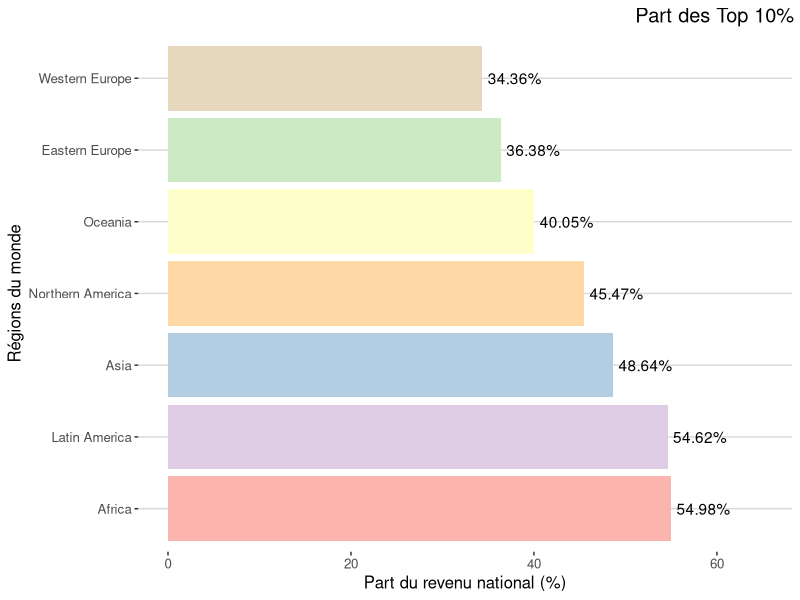
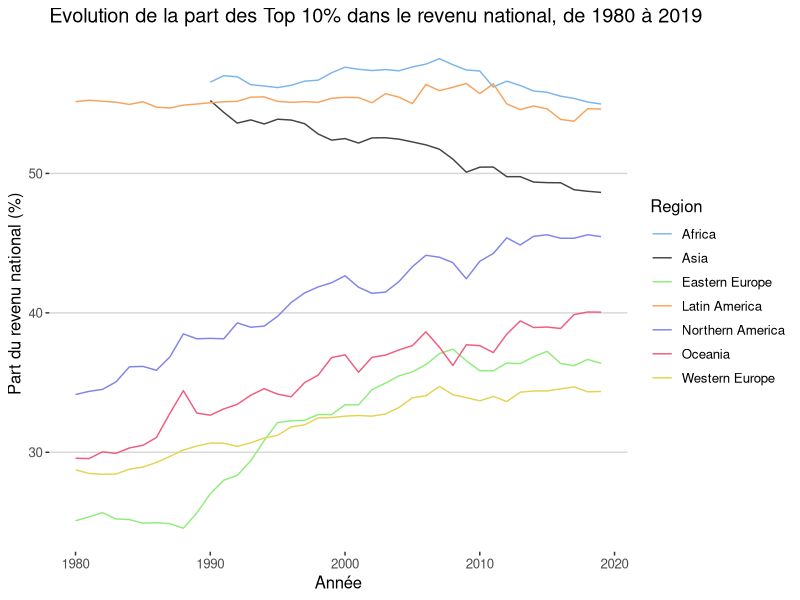
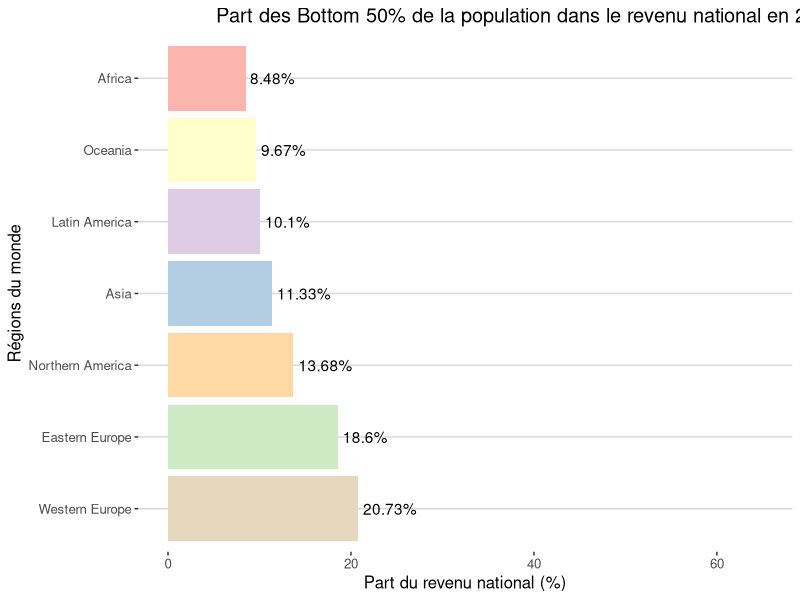
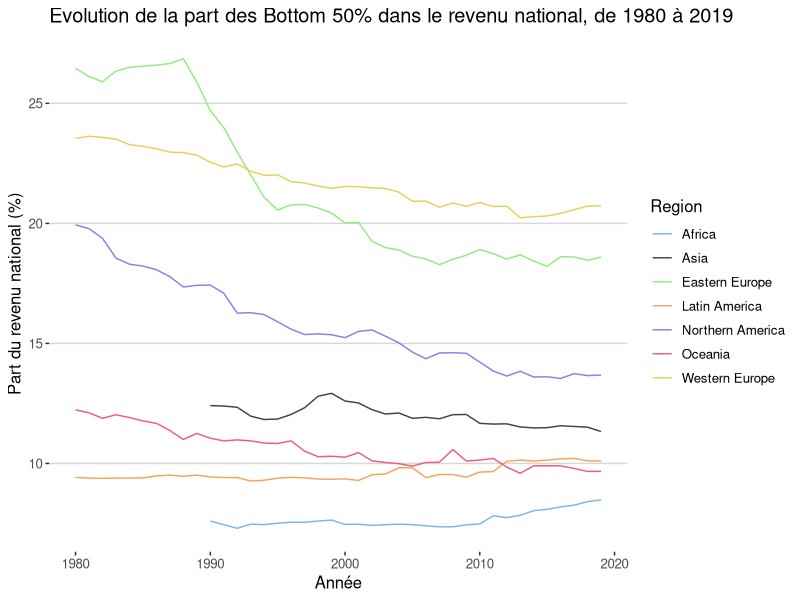
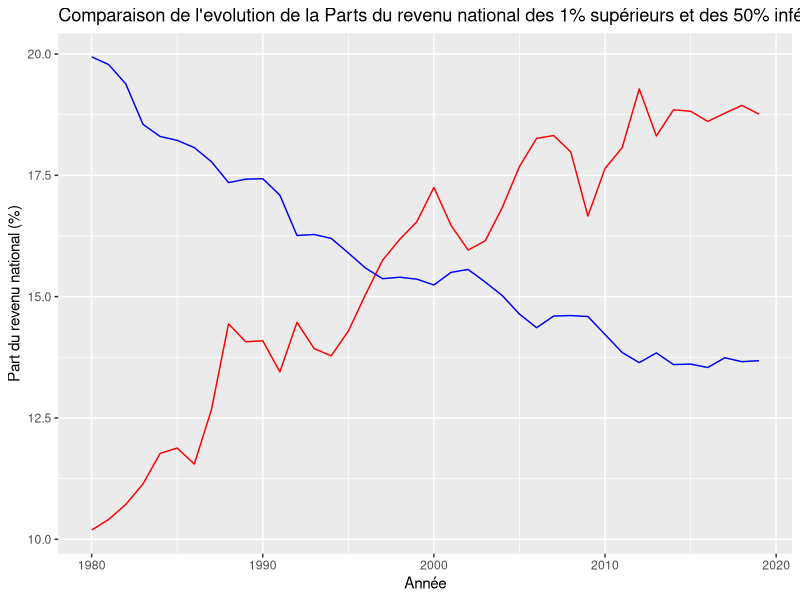
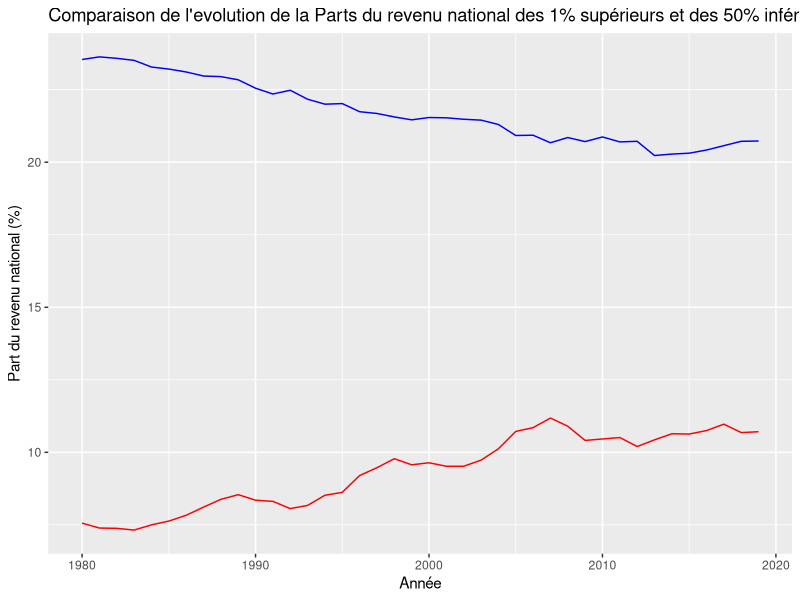
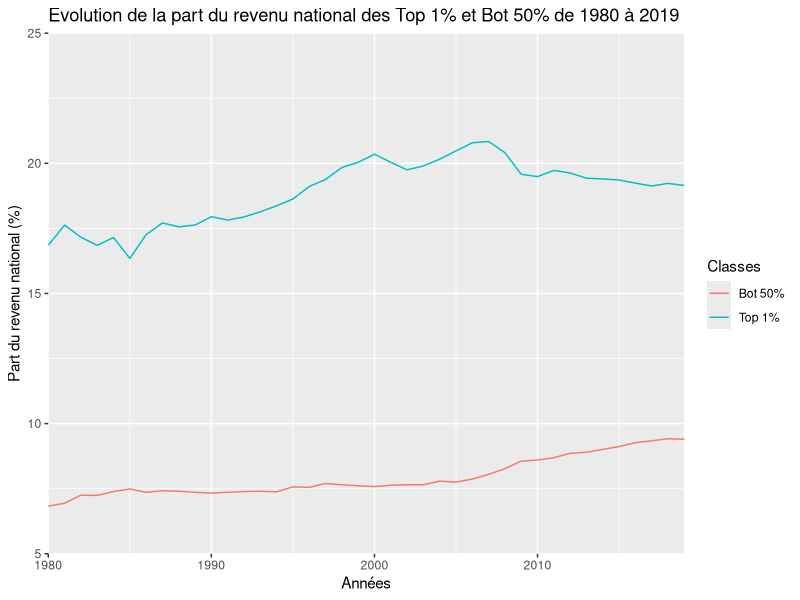
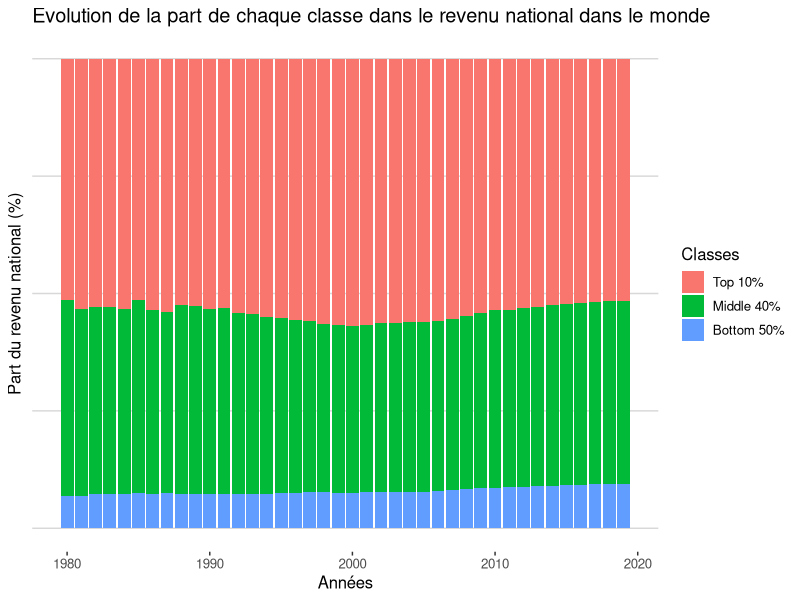

R code for these plots, in order:
## ---- chunk 1
knitr::opts_chunk$set(echo = TRUE)
## ---- chunk 2
library(tidyverse)
library(reshape2)
library(ggthemes)

## ---- chunk 3
world_region_data <- read_delim("data/World_Region_Data/world_region_data.csv", 
    ";", escape_double = FALSE, trim_ws = TRUE)

world_region_data2 <- read_delim("data/World_Region_Data/world_region_data2.csv", 
    ";", escape_double = FALSE, trim_ws = TRUE)

world_country_data1 <- read_delim("data/World_Country_Data/world_country_data1.csv", 
    ";", escape_double = FALSE, trim_ws = TRUE)

world_country_data2 <- read_delim("data/World_Country_Data/world_country_data2.csv", 
    ";", escape_double = FALSE, trim_ws = TRUE)

world_country_data3 <- read_delim("data/World_Country_Data/world_country_data3.csv", 
    ";", escape_double = FALSE, trim_ws = TRUE)
## ---- chunk 4
region_dataset <- merge(x = world_region_data, y = world_region_data2, by = "Year", all = TRUE)
region_dataset <- data.frame(region_dataset)
region_dataset <- tibble(region_dataset)
rm(world_region_data,world_region_data2)
## ---- chunk 5
country_dataset <- merge(x = world_country_data1, y = world_country_data2, by = "Year", all = TRUE)
country_dataset <- merge(x = country_dataset, y = world_country_data3, by = "Year", all = TRUE)
country_dataset <- data.frame(country_dataset)
country_dataset <- tibble(country_dataset)
## ---- chunk 6
NIdataset <- region_dataset %>% select("Year", ends_with("NI"))
GDPdataset <- region_dataset %>% select("Year", ends_with("GDP"))
PTNIB40dataset <- region_dataset %>% select("Year", ends_with("PTNIB40"))
PTNIB50dataset <- region_dataset %>% select("Year", ends_with("PTNIB50"))
PTNIT1dataset <- region_dataset %>% select("Year", ends_with("PTNIT1"))
PTNIT10dataset <- region_dataset %>% select("Year", ends_with("PTNIT10"))
PTNIM40dataset <- region_dataset %>% select("Year", ends_with("PTNIM40"))
rm(region_dataset)
## ---- chunk 7
PatGouvdataset <- world_country_data1 %>% select("Year", ends_with("PatrimoineGouvernement"))
PatPrivdataset <- world_country_data1 %>% select("Year", ends_with("PatrimoinePrivé"))
PIBdataset <- world_country_data1 %>% select("Year", ends_with("PIB"))
RatioPatRevdataset <- world_country_data1 %>% select("Year", ends_with("RatioPatrimoineRevenu"))
RevNatdataset <- world_country_data2 %>% select("Year", ends_with("RevenuNational"))
RevNatTop10dataset <- world_country_data2 %>% select("Year", ends_with("RevenuNationalPT(Top10%)"))
RevNatBottom50dataset <- world_country_data2 %>% select("Year", ends_with("RevenuNationalPT(Bottom50%)"))
RevNatTop1dataset <- world_country_data2 %>% select("Year", ends_with("RevenuNationalPT(Top1%)"))
RevNatMedium40dataset <- world_country_data2 %>% select("Year", ends_with("RevenuNationalPT(Medium40%)"))
CapNatdataset <- world_country_data3 %>% select("Year", ends_with("CapitalNational"))
PatTop10 <- country_dataset %>% select("Year", ends_with("Patrimoine.Top10.."))
PatMedium40 <- country_dataset %>% select("Year", ends_with("Patrimoine.Medium40.."))
PatBottom50 <- country_dataset %>% select("Year", ends_with("Patrimoine.Bottom50.."))
PatTop1 <- country_dataset %>% select("Year", ends_with("Patrimoine.Top1.."))
rm(country_dataset,world_country_data1,world_country_data2,world_country_data3)
## ---- chunk 8
tempdataset <- PTNIT10dataset %>% rename("World"=WorldPTNIT10,"Western Europe"=WesternEuropePTNIT10, Asia=AsiaPTNIT10, "Eastern Europe"=EasternEuropePTNIT10, "Northern America"=NorthernAmericaPTNIT10, Oceania=OceaniaPTNIT10, "Latin America"=LatinAmericaPTNIT10, Africa=AfricaPTNIT10) %>%
melt(id.vars="Year") %>%
filter(variable=="World"|variable=="Western Europe"|variable=="Asia"|variable=="Eastern Europe"|variable=="Northern America"|variable=="Oceania"|variable=="Latin America"|variable=="Africa")%>%
mutate(PTNIT10_in_percent = value*100)%>%
subset (select = -value)

tempdataset2 <- PTNIM40dataset %>% rename("World"=WorldPTNIM40,"Western Europe"=WesternEuropePTNIM40, Asia=AsiaPTNIM40, "Eastern Europe"=EasternEuropePTNIM40, "Northern America"=NorthernAmericaPTNIM40, Oceania=OceaniaPTNIM40, "Latin America"=LatinAmericaPTNIM40, Africa=AfricaPTNIM40) %>%
melt(id.vars="Year") %>%
filter(variable=="World"|variable=="Western Europe"|variable=="Asia"|variable=="Eastern Europe"|variable=="Northern America"|variable=="Oceania"|variable=="Latin America"|variable=="Africa") %>%
mutate(PTNIM40_in_percent = value*100)%>%
subset (select = -value)


tempdataset3 <- PTNIB50dataset %>% rename("World"=WorldPTNIB50,"Western Europe"=WesternEuropePTNIB50, Asia=AsiaPTNIB50, "Eastern Europe"=EasternEuropePTNIB50, "Northern America"=NorthernAmericaPTNIB50, Oceania=OceaniaPTNIB50, "Latin America"=LatinAmericaPTNIB50, Africa=AfricaPTNIB50) %>%
melt(id.vars="Year") %>%
filter(variable=="World"|variable=="Western Europe"|variable=="Asia"|variable=="Eastern Europe"|variable=="Northern America"|variable=="Oceania"|variable=="Latin America"|variable=="Africa") %>%
mutate(PTNIB50_in_percent = value*100)%>%
subset (select = -value)

tempdataset4 <- PTNIT1dataset %>% rename("World"=WorldPTNIT1,"Western Europe"=WesternEuropePTNIT1, Asia=AsiaPTNIT1, "Eastern Europe"=EasternEuropePTNIT1, "Northern America"=NorthernAmericaPTNIT1, Oceania=OceaniaPTNIT1, "Latin America"=LatinAmericaPTNIT1, Africa=AfricaPTNIT1) %>%
melt(id.vars="Year") %>%
filter(variable=="World"|variable=="Western Europe"|variable=="Asia"|variable=="Eastern Europe"|variable=="Northern America"|variable=="Oceania"|variable=="Latin America"|variable=="Africa")%>%
mutate(PTNIT1_in_percent = value*100)%>%
subset (select = -value)

tempdataset5 <- NIdataset %>% rename("World"=WorldNI,"Western Europe"=WesternEuropeNI, Asia=AsiaNI, "Eastern Europe"=EasternEuropeNI, "Northern America"=NorthernAmericaNI, Oceania=OceaniaNI, "Latin America"=LatinAmericaNI, Africa=AfricaNI) %>%
melt(id.vars="Year") %>%
filter(variable=="World"|variable=="Western Europe"|variable=="Asia"|variable=="Eastern Europe"|variable=="Northern America"|variable=="Oceania"|variable=="Latin America"|variable=="Africa")%>%
rename(NI=value)

tempdataset6 <- GDPdataset %>% rename("World"=WorldGDP,"Western Europe"=WesternEuropeGDP, Asia=AsiaGDP, "Eastern Europe"=EasternEuropeGDP, "Northern America"=NorthernAmericaGDP, Oceania=OceaniaGDP, "Latin America"=LatinAmericaGDP, Africa=AfricaGDP) %>%
melt(id.vars="Year") %>%
filter(variable=="World"|variable=="Western Europe"|variable=="Asia"|variable=="Eastern Europe"|variable=="Northern America"|variable=="Oceania"|variable=="Latin America"|variable=="Africa")%>%
rename(GDP=value)
## ---- chunk 9
final_region_dataset <- merge(x = tempdataset, y = tempdataset2, by = c("Year", "variable"), all = TRUE)
final_region_dataset <- merge(x = final_region_dataset, y = tempdataset3, by = c("Year", "variable"), all = TRUE)
final_region_dataset <- merge(x = final_region_dataset, y = tempdataset4, by = c("Year", "variable"), all = TRUE)
final_region_dataset <- merge(x = final_region_dataset, y = tempdataset5, by = c("Year", "variable"), all = TRUE)
final_region_dataset <- merge(x = final_region_dataset, y = tempdataset6, by = c("Year", "variable"), all = TRUE)%>%
rename(Region=variable)
rm(tempdataset, tempdataset2, tempdataset3,tempdataset4,tempdataset5,tempdataset6)
rm(NIdataset,GDPdataset,PTNIT1dataset,PTNIT10dataset,PTNIM40dataset,PTNIB50dataset,PTNIB40dataset)
## ---- chunk 10
tempdataset <- PatGouvdataset %>% rename("France"=France_PatrimoineGouvernement,"Afrique du Sud"=AfriqueSud_PatrimoineGouvernement, "Australie"=Australie_PatrimoineGouvernement, "Canada"=Canada_PatrimoineGouvernement, "Chine"=Chine_PatrimoineGouvernement, "Danemark"=Danemark_PatrimoineGouvernement, "Inde"=Inde_PatrimoineGouvernement, "Royaume-Uni"=RU_PatrimoineGouvernement, "Japon"=Japon_PatrimoineGouvernement, "Mexique"=Mexique_PatrimoineGouvernement, "Russie"=Russie_PatrimoineGouvernement, "Etats-Unis"=US_PatrimoineGouvernement) %>%
melt(id.vars="Year") %>%
mutate(PatrimoineGouvernement = value)%>%
subset (select = -value)

tempdataset2 <- PatPrivdataset %>% rename("France"=France_PatrimoinePrivé,"Afrique du Sud"=AfriqueSud_PatrimoinePrivé, "Australie"=Australie_PatrimoinePrivé, "Canada"=Canada_PatrimoinePrivé, "Chine"=Chine_PatrimoinePrivé, "Danemark"=Danemark_PatrimoinePrivé, "Inde"=Inde_PatrimoinePrivé, "Royaume-Uni"=RU_PatrimoinePrivé, "Japon"=Japon_PatrimoinePrivé, "Mexique"=Mexique_PatrimoinePrivé, "Russie"=Russie_PatrimoinePrivé, "Etats-Unis"=US_PatrimoinePrivé) %>%
melt(id.vars="Year") %>%
mutate(PatrimoinePrivé = value)%>%
subset (select = -value)

tempdataset3 <- PIBdataset %>% rename("France"=France_PIB,"Afrique du Sud"=AfriqueSud_PIB, "Australie"=Australie_PIB, "Canada"=Canada_PIB, "Chine"=Chine_PIB, "Danemark"=Danemark_PIB, "Inde"=Inde_PIB, "Royaume-Uni"=RU_PIB, "Japon"=Japon_PIB, "Mexique"=Mexique_PIB, "Russie"=Russie_PIB, "Etats-Unis"=US_PIB) %>%
melt(id.vars="Year") %>%
mutate(PIB = value)%>%
subset (select = -value)

tempdataset4 <- RatioPatRevdataset %>% rename("France"=France_RatioPatrimoineRevenu,"Afrique du Sud"=AfriqueSud_RatioPatrimoineRevenu, "Australie"=Australie_RatioPatrimoineRevenu, "Canada"=Canada_RatioPatrimoineRevenu, "Chine"=Chine_RatioPatrimoineRevenu, "Danemark"=Danemark_RatioPatrimoineRevenu, "Inde"=Inde_RatioPatrimoineRevenu, "Royaume-Uni"=RU_RatioPatrimoineRevenu, "Japon"=Japon_RatioPatrimoineRevenu, "Mexique"=Mexique_RatioPatrimoineRevenu, "Russie"=Russie_RatioPatrimoineRevenu, "Etats-Unis"=US_RatioPatrimoineRevenu) %>%
melt(id.vars="Year") %>%
mutate(RatioPatrimoineRevenu = value)%>%
subset (select = -value)

tempdataset5 <- RevNatdataset %>% rename("France"=France_RevenuNational,"Afrique du Sud"=AfriqueSud_RevenuNational, "Australie"=Australie_RevenuNational, "Canada"=Canada_RevenuNational, "Chine"=Chine_RevenuNational, "Danemark"=Danemark_RevenuNational, "Inde"=Inde_RevenuNational, "Royaume-Uni"=RU_RevenuNational, "Japon"=Japon_RevenuNational, "Mexique"=Mexique_RevenuNational, "Russie"=Russie_RevenuNational, "Etats-Unis"=US_RevenuNational) %>%
melt(id.vars="Year") %>%
mutate(RevenuNational = value)%>%
subset (select = -value)

tempdataset6 <- RevNatTop10dataset %>% rename("France"=`France_RevenuNationalPT(Top10%)`,"Afrique du Sud"=`AfriqueSud_RevenuNationalPT(Top10%)`, "Australie"=`Australie_RevenuNationalPT(Top10%)`, "Canada"=`Canada_RevenuNationalPT(Top10%)`, "Chine"=`Chine_RevenuNationalPT(Top10%)`, "Danemark"=`Danemark_RevenuNationalPT(Top10%)`, "Inde"=`Inde_RevenuNationalPT(Top10%)`, "Royaume-Uni"=`RU_RevenuNationalPT(Top10%)`, "Japon"=`Japon_RevenuNationalPT(Top10%)`, "Mexique"=`Mexique_RevenuNationalPT(Top10%)`, "Russie"=`Russie_RevenuNationalPT(Top10%)`, "Etats-Unis"=`US_RevenuNationalPT(Top10%)`) %>%
melt(id.vars="Year") %>%
mutate(RevenuNationalTop10 = value*100)%>%
subset (select = -value)

tempdataset7 <- RevNatBottom50dataset %>% rename("France"=`France_RevenuNationalPT(Bottom50%)`,"Afrique du Sud"=`AfriqueSud_RevenuNationalPT(Bottom50%)`, "Australie"=`Australie_RevenuNationalPT(Bottom50%)`, "Canada"=`Canada_RevenuNationalPT(Bottom50%)`, "Chine"=`Chine_RevenuNationalPT(Bottom50%)`, "Danemark"=`Danemark_RevenuNationalPT(Bottom50%)`, "Inde"=`Inde_RevenuNationalPT(Bottom50%)`, "Royaume-Uni"=`RU_RevenuNationalPT(Bottom50%)`, "Japon"=`Japon_RevenuNationalPT(Bottom50%)`, "Mexique"=`Mexique_RevenuNationalPT(Bottom50%)`, "Russie"=`Russie_RevenuNationalPT(Bottom50%)`, "Etats-Unis"=`US_RevenuNationalPT(Bottom50%)`) %>%
melt(id.vars="Year") %>%
mutate(RevenuNationalBottom50 = value*100)%>%
subset (select = -value)

tempdataset8 <- RevNatTop1dataset %>% rename("France"=`France_RevenuNationalPT(Top1%)`,"Afrique du Sud"=`AfriqueSud_RevenuNationalPT(Top1%)`, "Australie"=`Australie_RevenuNationalPT(Top1%)`, "Canada"=`Canada_RevenuNationalPT(Top1%)`, "Chine"=`Chine_RevenuNationalPT(Top1%)`, "Danemark"=`Danemark_RevenuNationalPT(Top1%)`, "Inde"=`Inde_RevenuNationalPT(Top1%)`, "Royaume-Uni"=`RU_RevenuNationalPT(Top1%)`, "Japon"=`Japon_RevenuNationalPT(Top1%)`, "Mexique"=`Mexique_RevenuNationalPT(Top1%)`, "Russie"=`Russie_RevenuNationalPT(Top1%)`, "Etats-Unis"=`US_RevenuNationalPT(Top1%)`) %>%
melt(id.vars="Year") %>%
mutate(RevenuNationalTop1 = value*100)%>%
subset (select = -value)

tempdataset9 <- RevNatMedium40dataset %>% rename("France"=`France_RevenuNationalPT(Medium40%)`,"Afrique du Sud"=`AfriqueSud_RevenuNationalPT(Medium40%)`, "Australie"=`Australie_RevenuNationalPT(Medium40%)`, "Canada"=`Canada_RevenuNationalPT(Medium40%)`, "Chine"=`Chine_RevenuNationalPT(Medium40%)`, "Danemark"=`Danemark_RevenuNationalPT(Medium40%)`, "Inde"=`Inde_RevenuNationalPT(Medium40%)`, "Royaume-Uni"=`RU_RevenuNationalPT(Medium40%)`, "Japon"=`Japon_RevenuNationalPT(Medium40%)`, "Mexique"=`Mexique_RevenuNationalPT(Medium40%)`, "Russie"=`Russie_RevenuNationalPT(Medium40%)`, "Etats-Unis"=`US_RevenuNationalPT(Medium40%)`) %>%
melt(id.vars="Year") %>%
mutate(RevenuNationalMedium40 = value*100)%>%
subset (select = -value)

tempdataset10 <- CapNatdataset %>% rename("France"=France_CapitalNational,"Afrique du Sud"=AfriqueSud_CapitalNational, "Australie"=Australie_CapitalNational, "Canada"=Canada_CapitalNational, "Chine"=Chine_CapitalNational, "Danemark"=Danemark_CapitalNational, "Inde"=Inde_CapitalNational, "Royaume-Uni"=RU_CapitalNational, "Japon"=Japon_CapitalNational, "Mexique"=Mexique_CapitalNational, "Russie"=Russie_CapitalNational, "Etats-Unis"=US_CapitalNational) %>%
melt(id.vars="Year") %>%
mutate(CapitalNational = value*100)%>%
subset (select = -value)

tempdataset11 <- PatTop10 %>% rename("France"=France_Patrimoine.Top10..,"Afrique du Sud"=AfriqueSud_Patrimoine.Top10.., "Australie"=Australie_Patrimoine.Top10.., "Canada"=Canada_Patrimoine.Top10.., "Chine"=Chine_Patrimoine.Top10.., "Danemark"=Danemark_Patrimoine.Top10.., "Inde"=Inde_Patrimoine.Top10.., "Royaume-Uni"=RU_Patrimoine.Top10.., "Japon"=Japon_Patrimoine.Top10.., "Mexique"=Mexique_Patrimoine.Top10.., "Russie"=Russie_Patrimoine.Top10.., "Etats-Unis"=US_Patrimoine.Top10..) %>%
melt(id.vars="Year") %>%
mutate(PatrimoineTop10 = value*100)%>%
subset (select = -value)

tempdataset12 <- PatBottom50 %>% rename("France"=France_Patrimoine.Bottom50..,"Afrique du Sud"=AfriqueSud_Patrimoine.Bottom50.., "Australie"=Australie_Patrimoine.Bottom50.., "Canada"=Canada_Patrimoine.Bottom50.., "Chine"=Chine_Patrimoine.Bottom50.., "Danemark"=Danemark_Patrimoine.Bottom50.., "Inde"=Inde_Patrimoine.Bottom50.., "Royaume-Uni"=RU_Patrimoine.Bottom50.., "Japon"=Japon_Patrimoine.Bottom50.., "Mexique"=Mexique_Patrimoine.Bottom50.., "Russie"=Russie_Patrimoine.Bottom50.., "Etats-Unis"=US_Patrimoine.Bottom50..) %>%
melt(id.vars="Year") %>%
mutate(PatrimoineBottom50 = value*100)%>%
subset (select = -value)

tempdataset13 <- PatTop1 %>% rename("France"=France_Patrimoine.Top1..,"Afrique du Sud"=AfriqueSud_Patrimoine.Top1.., "Australie"=Australie_Patrimoine.Top1.., "Canada"=Canada_Patrimoine.Top1.., "Chine"=Chine_Patrimoine.Top1.., "Danemark"=Danemark_Patrimoine.Top1.., "Inde"=Inde_Patrimoine.Top1.., "Royaume-Uni"=RU_Patrimoine.Top1.., "Japon"=Japon_Patrimoine.Top1.., "Mexique"=Mexique_Patrimoine.Top1.., "Russie"=Russie_Patrimoine.Top1.., "Etats-Unis"=US_Patrimoine.Top1..) %>%
melt(id.vars="Year") %>%
mutate(PatrimoineTop1 = value*100)%>%
subset (select = -value)

tempdataset14 <- PatMedium40 %>% rename("France"=France_Patrimoine.Medium40..,"Afrique du Sud"=AfriqueSud_Patrimoine.Medium40.., "Australie"=Australie_Patrimoine.Medium40.., "Canada"=Canada_Patrimoine.Medium40.., "Chine"=Chine_Patrimoine.Medium40.., "Danemark"=Danemark_Patrimoine.Medium40.., "Inde"=Inde_Patrimoine.Medium40.., "Royaume-Uni"=RU_Patrimoine.Medium40.., "Japon"=Japon_Patrimoine.Medium40.., "Mexique"=Mexique_Patrimoine.Medium40.., "Russie"=Russie_Patrimoine.Medium40.., "Etats-Unis"=US_Patrimoine.Medium40..) %>%
melt(id.vars="Year") %>%
mutate(PatrimoineMedium40 = value*100)%>%
subset (select = -value)

final_country_dataset <- merge(x = tempdataset, y = tempdataset2, by = c("Year", "variable"), all = TRUE)
final_country_dataset <- merge(x = final_country_dataset, y = tempdataset3, by = c("Year", "variable"), all = TRUE)
final_country_dataset <- merge(x = final_country_dataset, y = tempdataset4, by = c("Year", "variable"), all = TRUE)
final_country_dataset <- merge(x = final_country_dataset, y = tempdataset5, by = c("Year", "variable"), all = TRUE)
final_country_dataset <- merge(x = final_country_dataset, y = tempdataset6, by = c("Year", "variable"), all = TRUE)
final_country_dataset <- merge(x = final_country_dataset, y = tempdataset7, by = c("Year", "variable"), all = TRUE)
final_country_dataset <- merge(x = final_country_dataset, y = tempdataset8, by = c("Year", "variable"), all = TRUE)
final_country_dataset <- merge(x = final_country_dataset, y = tempdataset9, by = c("Year", "variable"), all = TRUE)
final_country_dataset <- merge(x = final_country_dataset, y = tempdataset10, by = c("Year", "variable"), all = TRUE)
final_country_dataset <- merge(x = final_country_dataset, y = tempdataset11, by = c("Year", "variable"), all = TRUE)
final_country_dataset <- merge(x = final_country_dataset, y = tempdataset12, by = c("Year", "variable"), all = TRUE)
final_country_dataset <- merge(x = final_country_dataset, y = tempdataset13, by = c("Year", "variable"), all = TRUE)
final_country_dataset <- merge(x = final_country_dataset, y = tempdataset14, by = c("Year", "variable"), all = TRUE)

final_country_dataset <- final_country_dataset %>% rename(Pays=variable)
rm(tempdataset, tempdataset2, tempdataset3,tempdataset4,tempdataset5,tempdataset6,tempdataset7,tempdataset8,tempdataset9,tempdataset10,tempdataset11,tempdataset12,tempdataset13,tempdataset14)
rm(PatGouvdataset,PatPrivdataset,PIBdataset,RatioPatRevdataset,RevNatdataset,RevNatTop1dataset,RevNatTop10dataset,RevNatMedium40dataset,RevNatBottom50dataset,CapNatdataset,PatTop1,PatTop10,PatMedium40,PatBottom50)
## ---- chunk 11
head(final_region_dataset)
## ---- chunk 12
head(final_country_dataset)
## ---- chunk 13
# Part des Top 10% de la population dans le revenu national en 2019
final_region_dataset %>% filter(Year == "2019", Region !="World") %>%
ggplot(aes(x= reorder(Region, -PTNIT10_in_percent), y=PTNIT10_in_percent, fill=Region)) + geom_bar(stat="identity") + ylim(0,65) + geom_text(aes(label=paste0(PTNIT10_in_percent, "%"), hjust=-0.1))+ labs(title="Part des Top 10% de la population dans le revenu national en 2019", x="Régions du monde", y = "Part du revenu national (%)") + scale_fill_brewer(palette = "Pastel1") + coord_flip() +  theme_hc()+ scale_colour_hc() + theme(legend.position = "none", plot.title = element_text(size = rel(1.2), hjust = 8))

## ---- chunk 14
#Evolution de la part des Top 10% dans le revenu national, de 1980 à 2019
final_region_dataset %>% filter(Region!="World")%>% ggplot(aes(x=Year, y=PTNIT10_in_percent, group = Region, color = Region))+geom_line() + labs(title="Evolution de la part des Top 10% dans le revenu national, de 1980 à 2019", x="Année", y = "Part du revenu national (%)")+theme_hc()+ scale_colour_hc()+theme(legend.position = "right")

## ---- chunk 15

# Part des Bottom 50% de la population dans le revenu national en 2019
final_region_dataset %>% filter(Year == "2019", Region !="World") %>%
ggplot(aes(x= reorder(Region, -PTNIB50_in_percent), y=PTNIB50_in_percent, fill=Region)) + geom_bar(stat="identity") + ylim(0,65) + geom_text(aes(label=paste0(PTNIB50_in_percent, "%"), hjust=-0.1))+ labs(title="Part des Bottom 50% de la population dans le revenu national en 2019", x="Régions du monde", y = "Part du revenu national (%)") + scale_fill_brewer(palette = "Pastel1") + coord_flip()  +  theme_hc()+ scale_colour_hc() + theme(legend.position = "none", plot.title = element_text(size = rel(1.2), hjust = 2.5))

## ---- chunk 16
#Evolution de la part des Bottom 50% dans le revenu national, de 1980 à 2019
final_region_dataset %>%filter(Region!="World")%>% ggplot(aes(x=Year, y=PTNIB50_in_percent, group = Region, color = Region))+geom_line() + labs(title="Evolution de la part des Bottom 50% dans le revenu national, de 1980 à 2019", x="Année", y = "Part du revenu national (%)")+theme_hc()+ scale_colour_hc()+theme(legend.position = "right")

## ---- chunk 17
#Comparaison de l'evolution de la Parts du revenu national des 1% supérieurs et des 50% inférieurs en Amérique du Nord, de 1980 à 2019
final_region_dataset %>% filter(Region == "Northern America") %>%
ggplot(aes(x=Year))+geom_line(aes(y=PTNIT1_in_percent), color="red") +geom_line(aes(y=PTNIB50_in_percent), color="blue") + labs(title="Comparaison de l'evolution de la Parts du revenu national des 1% supérieurs et des 50% inférieurs en Amérique du Nord, de 1980 à 2019", x="Année", y = "Part du revenu national (%)")

## ---- chunk 18
#Comparaison de l'evolution de la Parts du revenu national des 1% supérieurs et des 50% inférieurs en Europe de l'Ouest, de 1980 à 2019
final_region_dataset %>% filter(Region == "Western Europe") %>%
ggplot(aes(x=Year))+geom_line(aes(y=PTNIT1_in_percent), color="red") +geom_line(aes(y=PTNIB50_in_percent), color="blue") + labs(title="Comparaison de l'evolution de la Parts du revenu national des 1% supérieurs et des 50% inférieurs en Europe de l'Ouest, de 1980 à 2019", x="Année", y = "Part du revenu national (%)")

## ---- chunk 19
final_region_dataset %>% filter(Region == "World") %>%
ggplot(aes(x=Year))+geom_line(aes(y=PTNIT1_in_percent, color="Top 1%"))+geom_line(aes(y=PTNIB50_in_percent, color="Bot 50%")) + labs(title="Evolution de la part du revenu national des Top 1% et Bot 50% de 1980 à 2019", x="Années", y = "Part du revenu national (%)",color = "Classes" )+ scale_x_continuous(limits = c(1980,2019), expand = c(0, 0)) + scale_y_continuous(limits = c(5,25), expand = c(0, 0))
## ---- chunk 20
world <- filter(final_region_dataset, Region== "World")
world <- melt(world[,c('Year','PTNIT10_in_percent','PTNIM40_in_percent','PTNIB50_in_percent')],id.vars =1)

world%>%
ggplot(aes(x=Year))+geom_col(aes(y=value, fill=variable))+ scale_fill_discrete(name = "Classes", labels = c("Top 10%", "Middle 40%", "Bottom 50%"))+
labs(title="Evolution de la part de chaque classe dans le revenu national dans le monde", x="Années", y = "Part du revenu national (%)" )+theme(axis.text.y=element_blank(), axis.ticks.y=element_blank())+theme_hc()+ scale_colour_hc()+theme(legend.position = "right")
rm(world)
## ---- chunk 21
final_region_dataset %>% 
filter(Region=="World") %>%
mutate(Previous_Year = lag(NI, 1), Change = NI - Previous_Year, Percent_Change = Change/Previous_Year*100) %>%
ggplot(aes(x = Year, y = Percent_Change)) + geom_line() + geom_smooth()+ labs(title="Evolution du taux de croissance du National Income dans le monde", x="Années", y = "Taux de croissance NI")
## ---- chunk 22
tempEE <- final_region_dataset %>% 
filter(Region=="Eastern Europe") %>%
mutate(Previous_Year = lag(NI, 1), Change = NI - Previous_Year, Percent_Change = Change/Previous_Year*100)
tempWE <- final_region_dataset %>% 
filter(Region=="Western Europe") %>%
mutate(Previous_Year = lag(NI, 1), Change = NI - Previous_Year, Percent_Change = Change/Previous_Year*100)
tempAs <- final_region_dataset %>% 
filter(Region=="Asia") %>%
mutate(Previous_Year = lag(NI, 1), Change = NI - Previous_Year, Percent_Change = Change/Previous_Year*100)
tempAf <- final_region_dataset %>% 
filter(Region=="Africa") %>%
mutate(Previous_Year = lag(NI, 1), Change = NI - Previous_Year, Percent_Change = Change/Previous_Year*100)
tempOc <- final_region_dataset %>% 
filter(Region=="Oceania") %>%
mutate(Previous_Year = lag(NI, 1), Change = NI - Previous_Year, Percent_Change = Change/Previous_Year*100)
tempLA <- final_region_dataset %>% 
filter(Region=="Latin America") %>%
mutate(Previous_Year = lag(NI, 1), Change = NI - Previous_Year, Percent_Change = Change/Previous_Year*100)
tempNA <- final_region_dataset %>% 
filter(Region=="Northern America") %>%
mutate(Previous_Year = lag(NI, 1), Change = NI - Previous_Year, Percent_Change = Change/Previous_Year*100)

ggplot(NULL, aes(x = Year, y = Percent_Change)) + geom_smooth(data=tempEE, aes(color="Eastern Europe"), se = FALSE)+ geom_smooth(data=tempWE, aes(color="Western Europe"), se = FALSE)+ geom_smooth(data=tempAs, aes(color="Asia"), se = FALSE)+ geom_smooth(data=tempAf, aes(color="Africa"), se = FALSE)+ geom_smooth(data=tempOc, aes(color="Oceania"), se = FALSE)+ geom_smooth(data=tempLA, aes(color="Latin America"), se = FALSE)+ geom_smooth(data=tempNA, aes(color="Northern America"), se = FALSE)+ labs(title="Evolution du taux de croissance du National Income", x="Années", y = "Taux de croissance NI",color = "Régions" )+theme_hc()+ scale_colour_hc()+theme(legend.position = "right")
rm(tempEE, tempWE, tempAs, tempAf, tempOc, tempLA, tempNA)
## ---- chunk 23
final_region_dataset %>% 
filter(Region=="World") %>%
mutate(Previous_Year = lag(PTNIT1_in_percent, 1), Change = PTNIT1_in_percent - Previous_Year, Percent_Change = Change/Previous_Year*100) %>%
ggplot(aes(x = Year, y = Percent_Change)) + geom_line() + geom_smooth()+ labs(title="Evolution du taux de l'enrichissement des Top 1% dans le monde", x="Années", y = "Taux de croissance de la part dans le revenu nationa")
## ---- chunk 24
tempEE <- final_region_dataset %>% 
filter(Region=="Eastern Europe") %>%
mutate(Previous_Year = lag(PTNIT1_in_percent, 1), Change = PTNIT1_in_percent - Previous_Year, Percent_Change = Change/Previous_Year*100)
tempWE <- final_region_dataset %>% 
filter(Region=="Western Europe") %>%
mutate(Previous_Year = lag(PTNIT1_in_percent, 1), Change = PTNIT1_in_percent - Previous_Year, Percent_Change = Change/Previous_Year*100)
tempAs <- final_region_dataset %>% 
filter(Region=="Asia") %>%
mutate(Previous_Year = lag(PTNIT1_in_percent, 1), Change = PTNIT1_in_percent - Previous_Year, Percent_Change = Change/Previous_Year*100)
tempAf <- final_region_dataset %>% 
filter(Region=="Africa") %>%
mutate(Previous_Year = lag(PTNIT1_in_percent, 1), Change = PTNIT1_in_percent - Previous_Year, Percent_Change = Change/Previous_Year*100)
tempOc <- final_region_dataset %>% 
filter(Region=="Oceania") %>%
mutate(Previous_Year = lag(PTNIT1_in_percent, 1), Change = PTNIT1_in_percent - Previous_Year, Percent_Change = Change/Previous_Year*100)
tempLA <- final_region_dataset %>% 
filter(Region=="Latin America") %>%
mutate(Previous_Year = lag(PTNIT1_in_percent, 1), Change = PTNIT1_in_percent - Previous_Year, Percent_Change = Change/Previous_Year*100)
tempNA <-final_region_dataset %>% 
filter(Region=="Northern America") %>%
mutate(Previous_Year = lag(PTNIT1_in_percent, 1), Change = PTNIT1_in_percent - Previous_Year, Percent_Change = Change/Previous_Year*100)

ggplot(NULL, aes(x = Year, y = Percent_Change)) + geom_smooth(data=tempEE, aes(color="Eastern Europe"), se = FALSE)+ geom_smooth(data=tempWE, aes(color="Western Europe"), se = FALSE)+ geom_smooth(data=tempAs, aes(color="Asia"), se = FALSE)+ geom_smooth(data=tempAf, aes(color="Africa"), se = FALSE)+ geom_smooth(data=tempOc, aes(color="Oceania"), se = FALSE)+ geom_smooth(data=tempLA, aes(color="Latin America"), se = FALSE)+ geom_smooth(data=tempNA, aes(color="Northern America"), se = FALSE)+ labs(title="Evolution du taux de croissance de l'enrichissement des Top 1%", x="Années", y = "Taux de croissance de l'enrichissement",color = "Régions" )+theme_hc()+ scale_colour_hc()+theme(legend.position = "right")
rm(tempEE, tempWE, tempAs, tempAf, tempOc, tempLA, tempNA)
## ---- chunk 25
final_region_dataset %>% 
filter(Region=="World") %>%
mutate(Previous_Year = lag(PTNIB50_in_percent, 1), Change = PTNIB50_in_percent - Previous_Year, Percent_Change = Change/Previous_Year*100) %>%
ggplot(aes(x = Year, y = Percent_Change)) + geom_line() + geom_smooth()+ labs(title="Evolution du taux de l'enrichissement des Bottom 50% dans le monde", x="Années", y = "Taux de croissance de la part dans le revenu nationa")
## ---- chunk 26
tempEE <- final_region_dataset %>% 
filter(Region=="Eastern Europe") %>%
mutate(Previous_Year = lag(PTNIB50_in_percent, 1), Change = PTNIB50_in_percent - Previous_Year, Percent_Change = Change/Previous_Year*100)
tempWE <- final_region_dataset %>% 
filter(Region=="Western Europe") %>%
mutate(Previous_Year = lag(PTNIB50_in_percent, 1), Change = PTNIB50_in_percent - Previous_Year, Percent_Change = Change/Previous_Year*100)
tempAs <- final_region_dataset %>% 
filter(Region=="Asia") %>%
mutate(Previous_Year = lag(PTNIB50_in_percent, 1), Change = PTNIB50_in_percent - Previous_Year, Percent_Change = Change/Previous_Year*100)
tempAf <- final_region_dataset %>% 
filter(Region=="Africa") %>%
mutate(Previous_Year = lag(PTNIB50_in_percent, 1), Change = PTNIB50_in_percent - Previous_Year, Percent_Change = Change/Previous_Year*100)
tempOc <- final_region_dataset %>% 
filter(Region=="Oceania") %>%
mutate(Previous_Year = lag(PTNIB50_in_percent, 1), Change = PTNIB50_in_percent - Previous_Year, Percent_Change = Change/Previous_Year*100)
tempLA <- final_region_dataset %>% 
filter(Region=="Latin America") %>%
mutate(Previous_Year = lag(PTNIB50_in_percent, 1), Change = PTNIB50_in_percent - Previous_Year, Percent_Change = Change/Previous_Year*100)
tempNA <- final_region_dataset %>% 
filter(Region=="Northern America") %>%
mutate(Previous_Year = lag(PTNIB50_in_percent, 1), Change = PTNIB50_in_percent - Previous_Year, Percent_Change = Change/Previous_Year*100)

ggplot(NULL, aes(x = Year, y = Percent_Change)) + geom_smooth(data=tempEE, aes(color="Eastern Europe"), se = FALSE)+ geom_smooth(data=tempWE, aes(color="Western Europe"), se = FALSE)+ geom_smooth(data=tempAs, aes(color="Asia"), se = FALSE)+ geom_smooth(data=tempAf, aes(color="Africa"), se = FALSE)+ geom_smooth(data=tempOc, aes(color="Oceania"), se = FALSE)+ geom_smooth(data=tempLA, aes(color="Latin America"), se = FALSE)+ geom_smooth(data=tempNA, aes(color="Northern America"), se = FALSE)+ labs(title="Evolution du taux de croissance de l'enrichissement des Bottom 50%", x="Années", y = "Taux de croissance de l'enrichissement",color = "Régions" )+theme_hc()+ scale_colour_hc()+theme(legend.position = "right")
rm(tempEE, tempWE, tempAs, tempAf, tempOc, tempLA, tempNA)
## ---- chunk 27
final_region_dataset %>% filter(Year == "2019", Region!="World") %>%
ggplot(aes(x=NI,y=PTNIT1_in_percent))+geom_point(aes(color=Region))+ labs(title="Corrélation entre hausse de revenu national et revenu des Top 1% en 2019", x="Années", y = "Part du revenu national (%)",color = "Régions" )+geom_smooth(method=lm, se=FALSE, linetype="dashed",color="darkred")+theme_hc()+ scale_colour_hc()+theme(legend.position = "right")
## ---- chunk 28
final_region_dataset %>% filter(Year == "2019", Region!="World") %>%
ggplot(aes(x=NI,y=PTNIB50_in_percent))+geom_point(aes(color=Region))+ labs(title="Corrélation entre hausse de revenu national et revenu des Bottom 50% en 2019", x="Années", y = "Part du revenu national (%)",color = "Régions" )+geom_smooth(method=lm, se=FALSE, linetype="dashed",color="darkred")+theme_hc()+ scale_colour_hc()+theme(legend.position = "right")
## ---- chunk 29
#Evolution de la part des Bottom 50% dans le revenu national, de 1980 à 2019
final_country_dataset%>%filter(Year>=1990, Pays!="Afrique du Sud" & Pays!="Japon" & Pays!="Mexique") %>% ggplot(aes(x=Year, group = Pays, color = Pays))+
geom_line(aes(y=PatrimoineGouvernement/RevenuNational*100,linetype = "Public"))+
geom_line(aes(y=PatrimoinePrivé/RevenuNational*100,linetype = "Privé"))+
labs(title="Comparaison de l'évolution des capitaux privés et public", x="Année", y = "Part du revenu national (%)", linetype="Capitaux")+theme_hc()+ scale_colour_hc()+theme(legend.position = "right")
